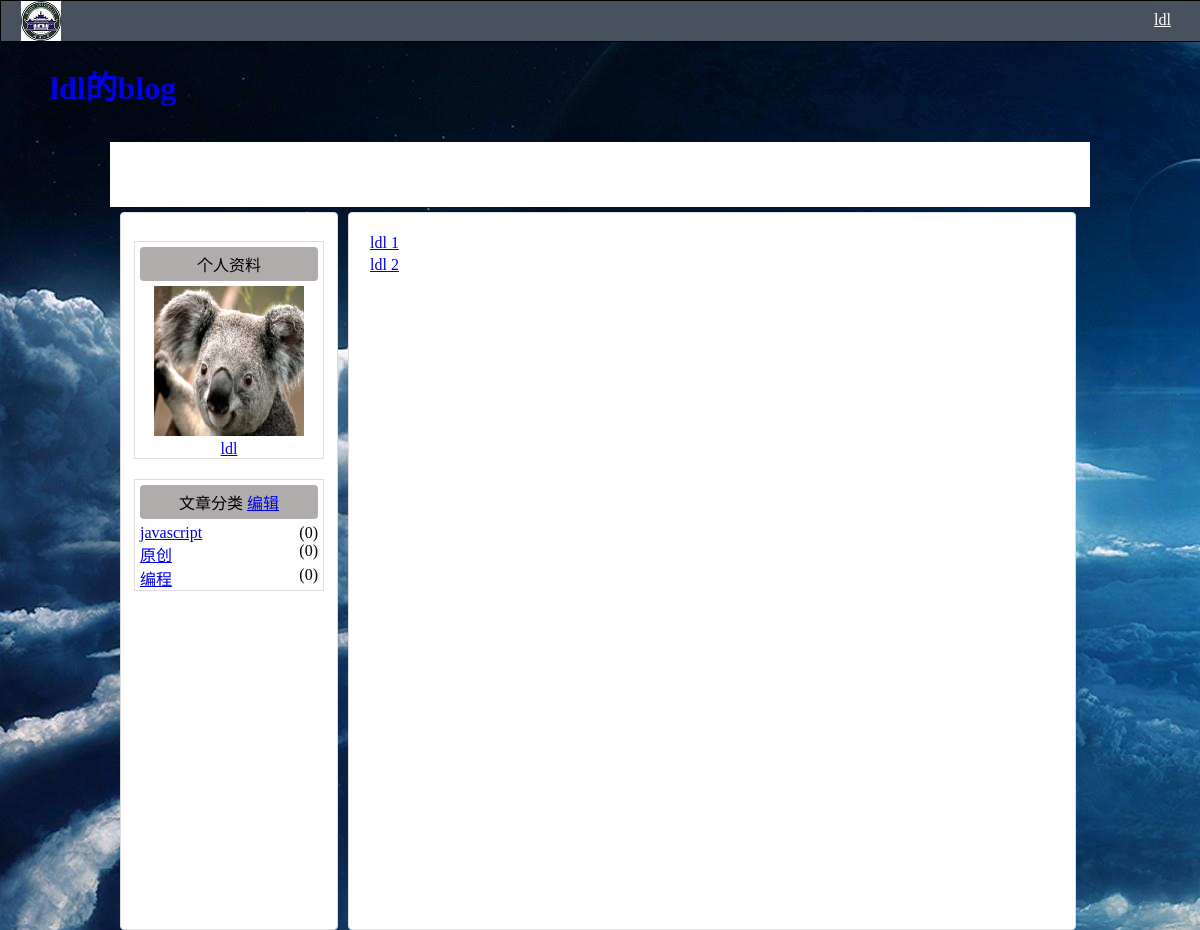
Page /blog/1/category/arcgis on the committed database.
### blog/models.py (models this page shows, shortened)
class User(models.Model):
      name=models.CharField(max_length=30)
      password=models.CharField(max_length=30)

class BlogCategory(models.Model):
      userID=models.CharField(max_length=30)
      name=models.CharField(max_length=30,primary_key=True)
      num=models.IntegerField(max_length=10,default="0")

class BlogTable1(models.Model):
      userID=models.CharField(max_length=10)
      userName=models.CharField(max_length=30)
      title=models.CharField(max_length=150)
      body=models.TextField()
      category=models.ForeignKey(BlogCategory)
      tag=models.CharField(max_length=100)
      timestamp=models.DateTimeField()

### blog/views.py (the view)
# urls.py: url(r'(\d+)/category/([\u4e00-\u9fa5\w+]+)$',blogcategory),
def blogcategory(request,index,string):
       post=BlogTable1.objects.filter(userID=index,category=string)
       currentuser=User.objects.get(id=index);
       username=currentuser.name
       category=BlogCategory.objects.filter(userID=index)
       t=loader.get_template("category.html")
       c=Context({'posts':post,'category':category,'userName':username,'userID':index})
       return HttpResponse(t.render(c))

### blog/templates/category.html (shortened to what this page needs)
{% extends "base.html" %}
   {%block content %}
      <table id="bloglist">
         {%for post in posts %}
         <tr class="blogtitle"><td align="left"><a href="/blog/{{post.userID}}/article/{{post.id}}">{{post.title}}</a></td></tr>
         {%endfor%}
      </table>
    {% endblock %}
    {%block categorydiv%}
          {%for cate in category %}
               <div>
               <li><a href="/blog/{{cate.userID}}/category/{{cate.name}}">{{cate.name}}</a><span>({{cate.num}})</span></li>
               </div>
          {% endfor %}
    {% endblock %}

### blog/templates/base.html (shortened to what this page needs)
<!DOCTYPE html>
    <head>
       <link rel="stylesheet" type="text/css" href="css/base.css">
     </head>
     <body>
          <div id="blogtoolbar">
             <div id="logo">
                <a href="/blog" id="bloglogo"></a>
             </div>
             <div id="loginarea">
              {%if userName%}
                  <a id="userlogined" href="/blog/{{userID}}">{{userName}}</a>
               {%else%}
                  <a href="/blog/gologin">登陆</a>
                  <a href="/blog/goregister">注册</a>
               {%endif%}
              </div>
          </div>
          <div id="header">
            {%block header%}
               <div><a href="/blog/{{userID}}">{{userName}}的blog</a></div>
            {%endblock%}
          </div>
          <div id="navigator">
           </div>
          <div id="body">
              <div id="side">
                 <div id="user">
                   <div id="sidehead">
                      <span>个人资料</span>
                   </div>
                   <div id="sidebody">
                      <div id="usersurface">
                         <img src='pic/default.jpg'>
                         <div><a href="/blog/{{userID}}">{{userName}}</a></div>
                      </div>
                   </div>
                 </div>
                 <div id="bcatecount">
                      <div id="bcatecounthead">
                     	 <span>文章分类 <a href="/blog/{{userID}}/categorymanage">编辑</a></span>
                      </div>
                      <div id="bcatecountcontent">
                     	 {% block categorydiv %}
                     	 {%endblock%}
                      </div>
                 </div>
              </div>
              <div id="main">
                {% block content %}
                {%endblock%}
             </div>
           </div>
     </body>
</html>

### static/css/base.css (style rules this page uses)
body { background-color:rgb(204, 232, 207); text-align:center; margin:0; height:100%; background-image:url("/blog/pic/background.jpg"); }
#blogtoolbar { width:100%; height:40px; margin:0px; border:solid 1px; background:#48525e; }
#bloglogo { background-image:url("/blog/pic/logoindex.jpg"); width:40px; height:40px; float:left; margin-left:20px; }
#loginarea { float:right; margin-right:20px; text-align:center; padding:10px; z-index:4; }
#loginarea a { color:white; }
#header { width:100%; height:100px; }
#header div { padding:30px; text-align:left; font:bold 32px/32px 'Microsoft YaHei' }
#header div a { text-align:left; margin-left:20px; text-decoration:none; }
#body { background:green; width:960px; margin:5px auto; text-align:center; }
#navigator { padding:5px 0 0 0; margin:0 auto; background:white; width:600px; height:60px; }
#main { border:solid 1px #ddd; border-radius:4px; padding:8px; text-align:left; float:left; width:710px; height:700px; background:white; margin-left:10px; }
#side { border-radius:4px; width:200px; height:700px; float:left; padding:8px; border:solid 1px #ddd; text-align:center; background:white; }
#user { border:solid 1px #ddd; margin:20px 5px; }
#sidehead { padding:5px; background:#b1acac; border-radius:4px; margin:5px; }
#bloglist { align:left;border-bottom:1px;padding:10px }
.blogtitle { align:left;padding:5px;color:#bf8; }
#navigator { width:980px;margin:0 auto; }
li { list-style:none; }
#bcatecount { margin:20px 5px; border:solid 1px #ddd; }
#bcatecountcontent { text-align:left; }
#bcatecounthead { padding:5px; background:#b1acac; border-radius:4px; margin:5px; }
#bcatecountcontent div span { float:right; padding:0 5px; }
#bcatecountcontent div a { padding: 0 5px; }

### rows in the picture
User: name "ldl"
BlogCategory: name "javascript", num "0"
BlogCategory: name "原创", num "0"
BlogCategory: name "编程", num "0"
BlogTable1: title "ldl 1"
BlogTable1: title "ldl 2"
